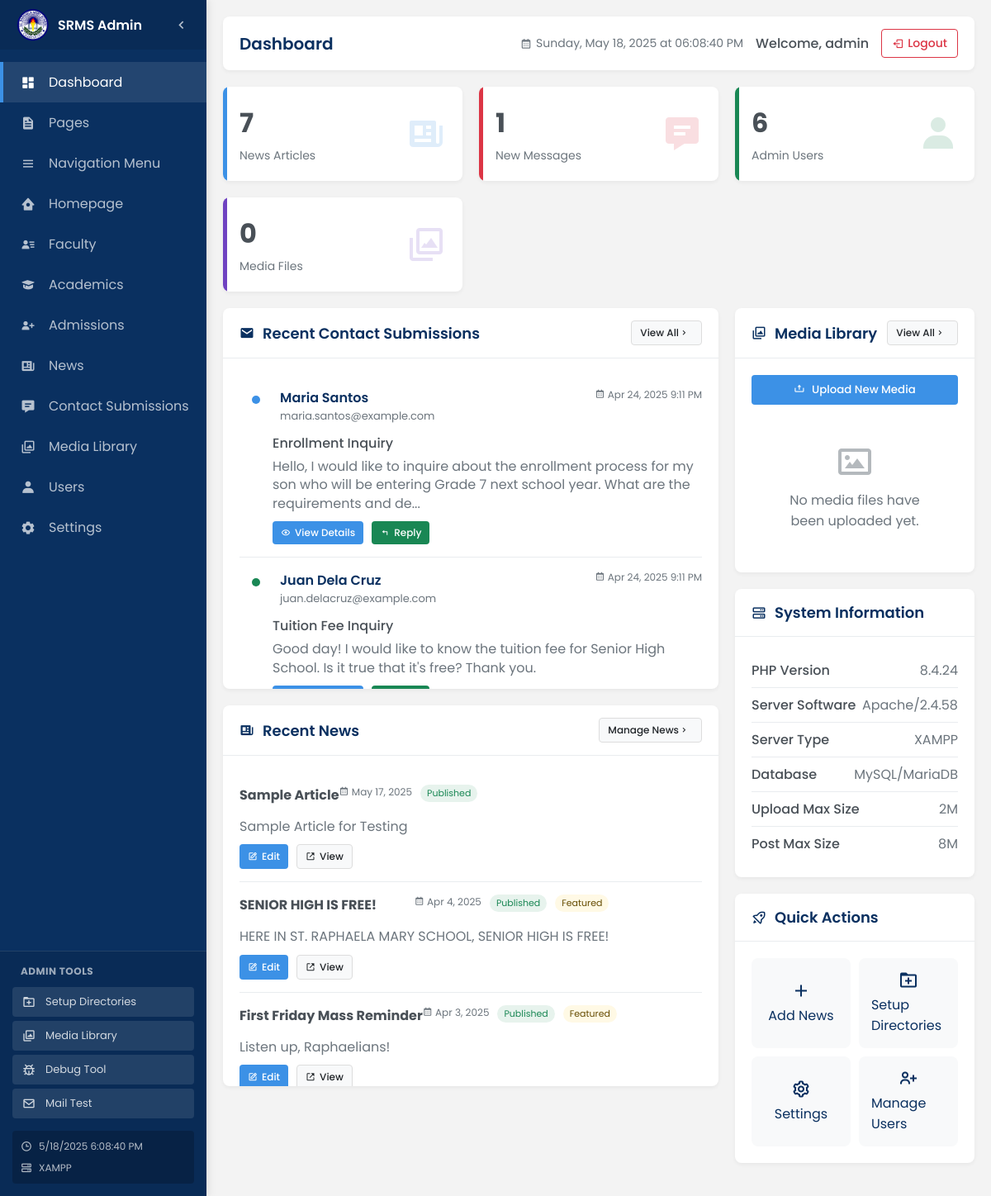
/admin/index.php (signed in), run on the app's committed database.
### tables this page shows
CREATE TABLE `news` (
  `id` int(11) NOT NULL,
  `title` varchar(255) NOT NULL,
  `slug` varchar(255) NOT NULL,
  `content` longtext NOT NULL,
  `summary` text DEFAULT NULL,
  `image` varchar(255) DEFAULT NULL,
  `published_date` datetime NOT NULL,
  `author_id` int(11) DEFAULT NULL,
  `status` enum('published','draft') DEFAULT 'draft',
  `featured` tinyint(1) DEFAULT 0,
  `created_at` timestamp NOT NULL DEFAULT current_timestamp(),
  `updated_at` timestamp NOT NULL DEFAULT current_timestamp() ON UPDATE current_timestamp()
);

CREATE TABLE `contact_submissions` (
  `id` int(11) NOT NULL,
  `name` varchar(100) NOT NULL,
  `email` varchar(100) NOT NULL,
  `phone` varchar(50) DEFAULT NULL,
  `subject` varchar(255) DEFAULT NULL,
  `message` text NOT NULL,
  `submission_date` timestamp NOT NULL DEFAULT current_timestamp(),
  `status` enum('new','read','replied','archived') DEFAULT 'new',
  `ip_address` varchar(45) DEFAULT NULL
);

### includes/db.php (called while the page is built, shortened)
<?php
class Database {
    private $connection;
    private function connect() {
        $host = DB_SERVER;
        $user = DB_USERNAME;
        $pass = DB_PASSWORD;
        $db = DB_NAME;
        $port = defined('DB_PORT') ? DB_PORT : '3306';
        $this->connection = new mysqli($host, $user, $pass, $db, $port);
        $this->connection->set_charset('utf8mb4');
    }
    public function query($sql) {
        $result = $this->connection->query($sql);
        return $result;
    }
    public function fetch_row($sql) {
        $result = $this->query($sql);
        if ($result && $result->num_rows > 0) {
            return $result->fetch_assoc();
        }
        return null;
    }
    public function fetch_all($sql) {
        $result = $this->query($sql);
        $rows = [];
        if ($result) {
            while ($row = $result->fetch_assoc()) {
                $rows[] = $row;
            }
        }
        return $rows;
    }
}

### admin/index.php (the view, shortened to what this page needs)
<?php
include_once '../includes/db.php';
$db = new Database();
$news_count = $db->fetch_row("SELECT COUNT(*) as count FROM news")['count'];
$users_count = $db->fetch_row("SELECT COUNT(*) as count FROM users")['count'];
$contacts_count = $db->fetch_row("SELECT COUNT(*) as count FROM contact_submissions WHERE status = 'new'")['count'];
$media_counts = [
    'total' => 0,
    'news' => 0,
    'events' => 0,
    'promotional' => 0,
    'facilities' => 0,
    'campus' => 0
];
$recent_contacts = $db->fetch_all("SELECT * FROM contact_submissions ORDER BY submission_date DESC LIMIT 5");
$recent_media = [];
usort($recent_media, function($a, $b) {
    return $b['modified'] - $a['modified'];
});
$recent_media = array_slice($recent_media, 0, 6);
$recent_news = $db->fetch_all("SELECT * FROM news ORDER BY published_date DESC LIMIT 5");
$system_info = [
    'php_version' => PHP_VERSION,
    'server_software' => $_SERVER['SERVER_SOFTWARE'],
    'server_type' => defined('SERVER_TYPE') ? SERVER_TYPE : 'Unknown',
    'database_type' => 'MySQL/MariaDB',
    'upload_max_filesize' => ini_get('upload_max_filesize'),
    'post_max_size' => ini_get('post_max_size')
];
?>
<div class="dashboard-cards">
    <div class="card news">
        <div>
            <div class="number"><?php echo $news_count; ?></div>
            <div class="label">News Articles</div>
        </div>
        <i class='bx bxs-news'></i>
    </div>
    <div class="card messages">
        <div>
            <div class="number"><?php echo $contacts_count; ?></div>
            <div class="label">New Messages</div>
        </div>
        <i class='bx bxs-message-detail'></i>
    </div>
    <div class="card users">
        <div>
            <div class="number"><?php echo $users_count; ?></div>
            <div class="label">Admin Users</div>
        </div>
        <i class='bx bxs-user'></i>
    </div>
    <div class="card media">
        <div>
            <div class="number"><?php echo $media_counts['total']; ?></div>
            <div class="label">Media Files</div>
        </div>
        <i class='bx bx-images'></i>
    </div>
</div>
<div class="dashboard-panels">
    <div class="row">
        <div class="col-lg-8">
            <div class="panel">
                <div class="panel-header">
                    <h3 class="panel-title">
                        <i class='bx bxs-envelope'></i> Recent Contact Submissions
                    </h3>
                    <div class="panel-actions">
                        <a href="contact-submissions.php" class="btn btn-light btn-sm">
                            View All <i class='bx bx-chevron-right'></i>
                        </a>
                    </div>
                </div>
                <div class="panel-body-scrollable">
                    <?php if(empty($recent_contacts)): ?>
                    <div class="empty-state">
                        <i class='bx bx-envelope-open'></i>
                        <p>No recent contact submissions.</p>
                    </div>
                    <?php else: ?>
                        <ul class="contact-list">
                            <?php foreach($recent_contacts as $contact): ?>
                            <li class="contact-item">
                                <div class="contact-card">
                                    <div class="contact-status">
                                        <div class="status-indicator status-<?php echo $contact['status'] ?: 'new'; ?>"></div>
                                    </div>
                                    <div class="contact-content">
                                        <div class="contact-header">
                                            <div class="contact-info">
                                                <div class="contact-name"><?php echo htmlspecialchars($contact['name']); ?></div>
                                                <div class="contact-email"><?php echo htmlspecialchars($contact['email']); ?></div>
                                            </div>
                                            <div class="contact-date">
                                                <i class='bx bx-calendar'></i> <?php echo date('M j, Y g:i A', strtotime($contact['submission_date'])); ?>
                                            </div>
                                        </div>
                                        <div class="contact-subject"><?php echo htmlspecialchars($contact['subject']); ?></div>
                                        <div class="contact-message"><?php echo substr(htmlspecialchars($contact['message']), 0, 150) . (strlen($contact['message']) > 150 ? '...' : ''); ?></div>
                                        <div class="contact-actions">
                                            <a href="contact-submissions.php?action=view&id=<?php echo $contact['id']; ?>" class="btn btn-primary btn-sm">
                                                <i class='bx bx-show'></i> View Details
                                            </a>
                                            <a href="reply.php?id=<?php echo $contact['id']; ?>" class="btn btn-success btn-sm">
                                                <i class='bx bx-reply'></i> Reply
                                            </a>
                                        </div>
                                    </div>
                                </div>
                            </li>
                            <?php endforeach; ?>
                        </ul>
                    <?php endif; ?>
                </div>
            </div>
            <div class="panel">
                <div class="panel-header">
                    <h3 class="panel-title">
                        <i class='bx bxs-news'></i> Recent News
                    </h3>
                    <div class="panel-actions">
                        <a href="news-manage.php" class="btn btn-light btn-sm">
                            Manage News <i class='bx bx-chevron-right'></i>
                        </a>
                    </div>
                </div>
                <div class="panel-body-scrollable">
                    <?php if(empty($recent_news)): ?>
                    <div class="empty-state">
                        <i class='bx bx-news'></i>
                        <p>No news articles published yet.</p>
                    </div>
                    <?php else: ?>
                        <ul class="news-list">
                            <?php foreach($recent_news as $article): ?>
                            <li class="news-item">
                                <div class="news-card">
                                    <div class="news-content">
                                        <div class="news-header">
                                            <h4 class="news-title"><?php echo htmlspecialchars($article['title']); ?></h4>
                                            <div class="news-meta">
                                                <span class="news-date"><i class='bx bx-calendar'></i> <?php echo date('M j, Y', strtotime($article['published_date'])); ?></span>
                                                <span class="news-status status-<?php echo $article['status']; ?>"><?php echo ucfirst($article['status']); ?></span>
                                                <?php if($article['featured']): ?>
                                                <span class="news-featured">Featured</span>
                                                <?php endif; ?>
                                            </div>
                                        </div>
                                        <div class="news-summary"><?php echo htmlspecialchars($article['summary']); ?></div>
                                        <div class="news-actions">
                                            <a href="news-edit.php?id=<?php echo $article['id']; ?>" class="btn btn-primary btn-sm">
                                                <i class='bx bx-edit'></i> Edit
                                            </a>
                                            <a href="../news.php?id=<?php echo $article['id']; ?>" class="btn btn-light btn-sm" target="_blank">
                                                <i class='bx bx-link-external'></i> View
                                            </a>
                                        </div>
                                    </div>
                                </div>
                            </li>
                            <?php endforeach; ?>
                        </ul>
                    <?php endif; ?>
                </div>
            </div>
        </div>
        <div class="col-lg-4">
            <div class="panel">
                <div class="panel-header">
                    <h3 class="panel-title">
                        <i class='bx bx-images'></i> Media Library
                    </h3>
                    <div class="panel-actions">
                        <a href="media-manager.php" class="btn btn-light btn-sm">
                            View All <i class='bx bx-chevron-right'></i>
                        </a>
                    </div>
                </div>
                <div class="panel-body">
                    <div class="media-actions">
                        <button class="btn btn-primary btn-block" id="upload-media-btn">
                            <i class='bx bx-upload'></i> Upload New Media
                        </button>
                    </div>
                    <?php if (empty($recent_media)): ?>
                    <div class="empty-state">
                        <i class='bx bx-image'></i>
                        <p>No media files have been uploaded yet.</p>
                    </div>
                    <?php endif; ?>
                </div>
            </div>
            <div class="panel">
                <div class="panel-header">
                    <h3 class="panel-title">
                        <i class='bx bx-server'></i> System Information
                    </h3>
                </div>
                <div class="panel-body">
                    <ul class="system-info-list">
                        <li>
                            <span class="info-label">PHP Version</span>
                            <span class="info-value"><?php echo $system_info['php_version']; ?></span>
                        </li>
                        <li>
                            <span class="info-label">Server Software</span>
                            <span class="info-value"><?php echo $system_info['server_software']; ?></span>
                        </li>
                        <li>
                            <span class="info-label">Server Type</span>
                            <span class="info-value"><?php echo $system_info['server_type']; ?></span>
                        </li>
                        <li>
                            <span class="info-label">Database</span>
                            <span class="info-value"><?php echo $system_info['database_type']; ?></span>
                        </li>
                        <li>
                            <span class="info-label">Upload Max Size</span>
                            <span class="info-value"><?php echo $system_info['upload_max_filesize']; ?></span>
                        </li>
                        <li>
                            <span class="info-label">Post Max Size</span>
                            <span class="info-value"><?php echo $system_info['post_max_size']; ?></span>
                        </li>
                    </ul>
                </div>
            </div>
            <div class="panel">
                <div class="panel-header">
                    <h3 class="panel-title">
                        <i class='bx bx-rocket'></i> Quick Actions
                    </h3>
                </div>
                <div class="panel-body">
                    <div class="quick-actions">
                        <a href="news-edit.php" class="quick-action-btn">
                            <i class='bx bx-plus'></i>
                            <span>Add News</span>
                        </a>
                        <a href="maintenance/setup-directories.php" class="quick-action-btn">
                            <i class='bx bx-folder-plus'></i>
                            <span>Setup Directories</span>
                        </a>
                        <a href="settings.php" class="quick-action-btn">
                            <i class='bx bx-cog'></i>
                            <span>Settings</span>
                        </a>
                        <a href="users.php" class="quick-action-btn">
                            <i class='bx bx-user-plus'></i>
                            <span>Manage Users</span>
                        </a>
                    </div>
                </div>
            </div>
        </div>
    </div>
</div>
<?php
include 'layout.php';
?>

### data on the page
news: featured "0", title "Sample Article", published_date "May 17, 2025", status "Published", summary "Sample Article for Testing"
contact_submissions: name "Maria Santos", email "maria.santos@example.com", submission_date "Apr 24, 2025 9:11 PM", subject "Enrollment Inquiry", message "Hello, I would like to inquire about the enrollment process for my son who will be entering Grade 7 next school year. What are the requirements and de"
contact_submissions: name "Juan Dela Cruz", email "juan.delacruz@example.com", submission_date "Apr 24, 2025 9:11 PM", subject "Tuition Fee Inquiry", message "Good day! I would like to know the tuition fee for Senior High School. Is it true that it's free? Thank you."
news: title "SENIOR HIGH IS FREE!", published_date "Apr 4, 2025", status "Published", featured "Featured", summary "HERE IN ST. RAPHAELA MARY SCHOOL, SENIOR HIGH IS FREE!"
news: title "First Friday Mass Reminder", published_date "Apr 3, 2025", status "Published", featured "Featured", summary "Listen up, Raphaelians!"

### other printed values
SERVER_TYPE "XAMPP"
$page_title "Dashboard"
$_SESSION['admin_username'] "admin"
$news_count "7"
$contacts_count "1"
$users_count "6"
$system_info['php_version'] "8.4.24"
$system_info['server_software'] "Apache/2.4.58"
$system_info['server_type'] "XAMPP"
$system_info['database_type'] "MySQL/MariaDB"
$system_info['upload_max_filesize'] "2M"
$system_info['post_max_size'] "8M"
